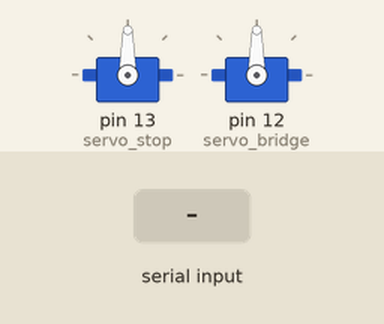
Simulated run of this sketch. Board: Arduino Uno, built with avr-gcc and run on an emulated ATmega328P. Parts: 2 × servo. The inputs (shaded band) are chosen by the test bench.

Above: at 1.2 s.
1.3 s: "a" received over the second serial link
At 1.91 s:
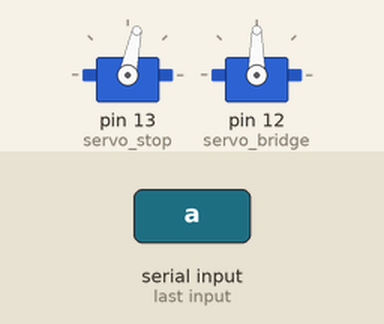
4.3 s: "b" received over the second serial link
10.3 s: "c" received over the second serial link
13.3 s: "d" received over the second serial link
At 15.03 s:
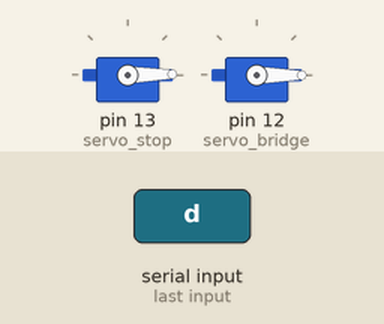
19.3 s: "b" received over the second serial link
At 19.58 s:
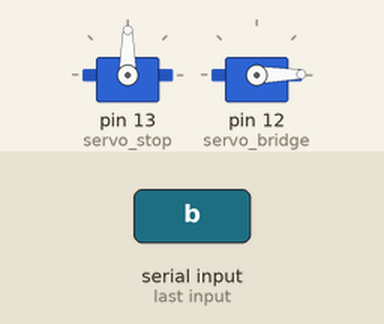
Timing chart, 0 to 25.5 s (numbered marks = the images above; inputs shaded):
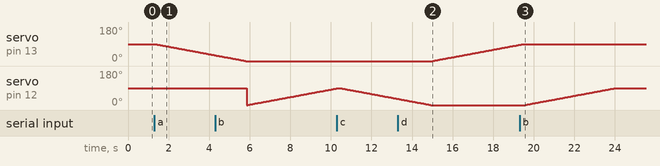

Measured:
- after the input at 1.3 s, servo on pin 13 (servo_stop): moves from 90° to 31° over 2.9 s, starting after 0.05 s
- after the input at 13.3 s, servo on pin 13 (servo_stop): moves from 0° to 86° over 4.3 s, starting after 1.7 s
- after the input at 19.3 s, servo on pin 12 (servo_bridge): moves from 0° to 90° over 4.5 s, starting after 0.28 s

The sketch:

bridge1.ino
```cpp
#include <Servo.h>
#include <SoftwareSerial.h>
SoftwareSerial mySerial(2,3);
int degree_BR;
int degree_CB;
Servo servo_stop;
Servo servo_bridge;

void setup()
{
  mySerial.begin(9600);
  Serial.begin(9600);
  servo_stop.attach(13);
  servo_bridge.attach(12);
}

void loop()
{
  char c;

  if ( mySerial.available() ) {

    c = mySerial.read();
    if ( c == 'a') { //Block the road
      digitalWrite(10, HIGH);
       for(degree_CB = 90; degree_CB >= 0; degree_CB -= 1){
      servo_stop.write(degree_CB);
      delay(50);
        }
        digitalWrite(10, LOW);
    }

   else if ( c == 'b') { //Bridge up
      digitalWrite(10, HIGH);
        for(degree_BR = 0; degree_BR <= 90; degree_BR += 1){
      servo_bridge.write(degree_BR);
      delay(50);
         }
         digitalWrite(10, LOW);
    }

    else if (c == 'c') { //Bridge down
      digitalWrite(10, HIGH);
        for(degree_BR = 90; degree_BR >= 0; degree_BR -= 1){
      servo_bridge.write(degree_BR);
      delay(50);
      }
      digitalWrite(10, LOW);
  }

  else if ( c == 'd') { //Block the road
    digitalWrite(10, HIGH);
       for(degree_CB = 0; degree_CB <= 90; degree_CB += 1){
      servo_stop.write(degree_CB);
      delay(50);
        }
        digitalWrite(10, LOW);
    }
}
}
```
